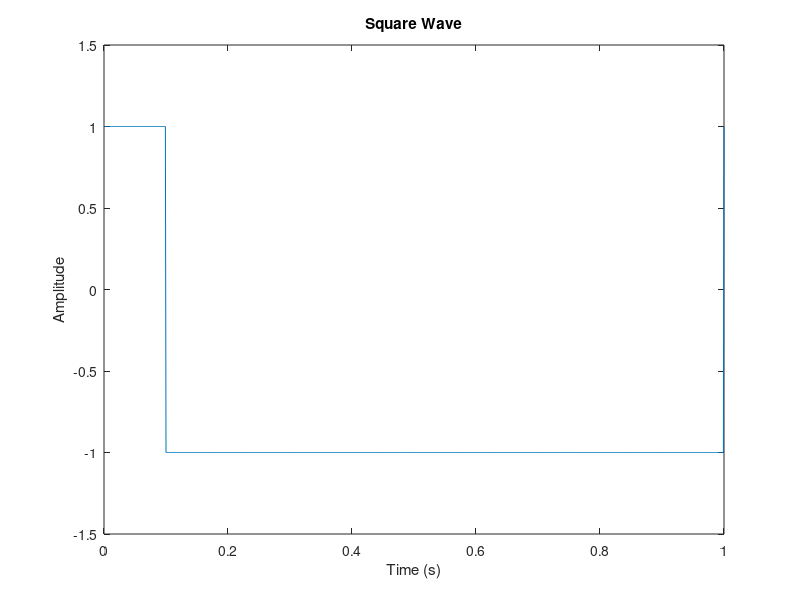

Write the MATLAB code that produced this figure. (Note: this script raises an error after producing the figure.)
% Name - Mayank Tilokchandani
% PRN No.- 20240802543

f = 1;
a = 1;
t = 0:0.001:1;

x = a * square(2*pi*f*t,10);

plot(t, x);
xlabel('Time (s)')
ylabel('Amplitude') 
title('Square Wave')
axis([0 1 -1.5 1.5])   





% Misc. Watermark
annotation('textbox', 'String', '20240802543', 'FontSize', 30, 'Color', [0.5, 0.5, 0.5],'EdgeColor', 'none', 'HorizontalAlignment', 'center', 'Rotation', 45);
